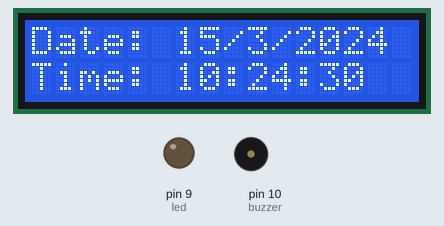
Bench run of a sketch on a simulated Arduino Uno, built with avr-gcc and run on an emulated ATmega328P. On the bench: 16×2 character LCD, output pins drawn as LEDs (lit = HIGH), buzzer (waves = sounding, pin HIGH). The local clock reads 2024-03-15 10:24:30 at power-on unless the sketch sets it.

Above: at 0.2 s.
At 4.3 s:
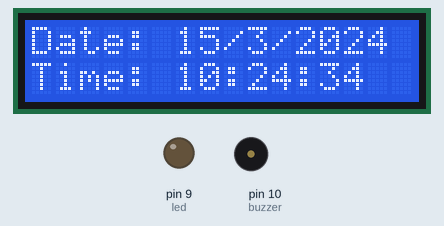
At 9.5 s:
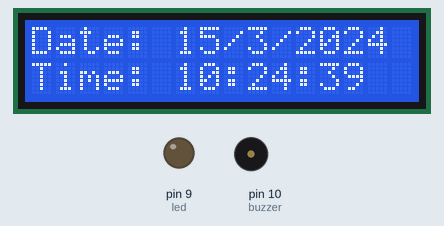
At 18.8 s:
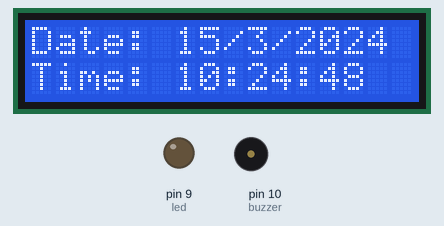
At 28.0 s:
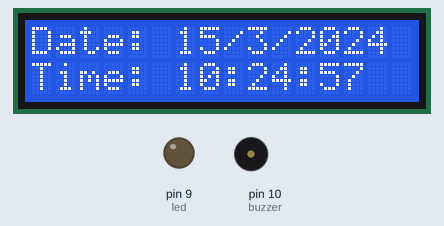
At 38.4 s:
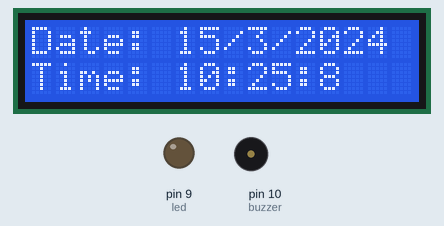

Measured:
- what the display in image 1 shows lasts 1.1 s, from 4.2 s to 5.3 s

The sketch:

alarm_clock.ino
```cpp
#include <LiquidCrystal_I2C.h>
#include <ThreeWire.h>
#include <RtcDS1302.h>

LiquidCrystal_I2C lcd(0x27, 16, 2);
ThreeWire myWire(7, 6, 8);
RtcDS1302<ThreeWire> Rtc(myWire);

const int buzzer = 10;
const int led = 9;


void setup() {
  // put your setup code here, to run once:
  lcd.init();
  lcd.backlight();
  lcd.clear();

  pinMode(buzzer, OUTPUT);
  pinMode(led, OUTPUT);

  Rtc.Begin();
  //RtcDateTime currentTime = RtcDateTime(__DATE__ , __TIME__);
  //Rtc.SetDateTime(currentTime);

}

void loop() {
  // put your main code here, to run repeatedly:
  RtcDateTime now = Rtc.GetDateTime();
  lcd.clear();

    // Display Date
  lcd.setCursor(0, 0);
  lcd.print("Date: ");
  lcd.print(now.Day());
  lcd.print("/");
  lcd.print(now.Month());
  lcd.print("/");
  lcd.print(now.Year());

  // Display Time
  lcd.setCursor(0, 1);
  lcd.print("Time: ");
  lcd.print(now.Hour());
  lcd.print(":");
  lcd.print(now.Minute());
  lcd.print(":");
  lcd.print(now.Second());

  if(now.Hour() == 21 && now.Minute() == 10){
    alarm();
  }
  if(now.Hour() == 21 && now.Minute() == 20){
    alarm();
  }
  if(now.Hour() == 21 && now.Minute() == 30){
    alarm();
  }
  delay(1000);
}

void alarm(){
  digitalWrite(buzzer, HIGH);
  digitalWrite(led, HIGH);
  delay(1000);
  digitalWrite(buzzer, LOW);
  digitalWrite(led, LOW);
}
```
